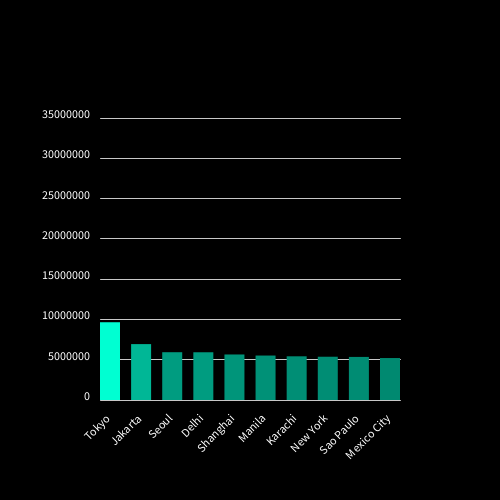
Frame 1 (no input)
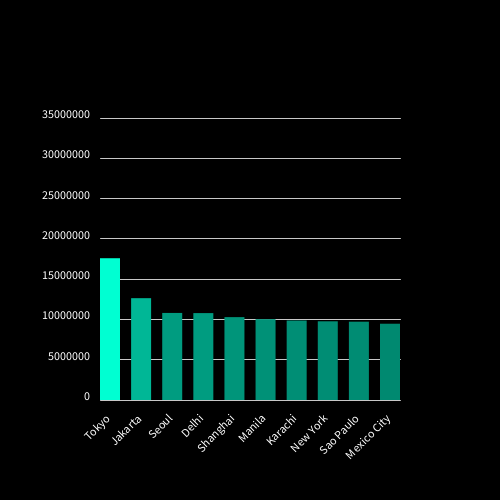
Frame 60 (the mouse pressed at the canvas centre just before this capture)
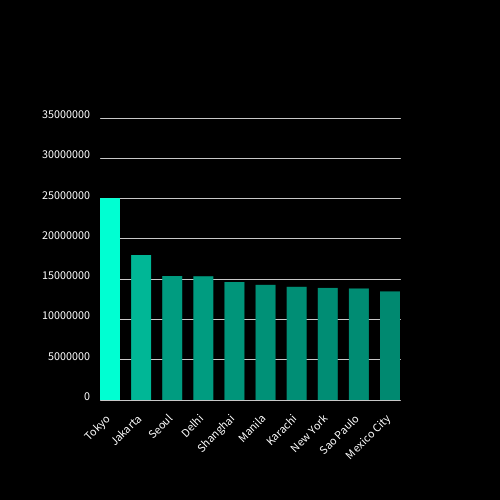
Frame 120 (the mouse held since frame 60 and released just before this capture)

The Processing sketch that drew these frames (run headless with seeded random() and noise(); from frame 60 on, the mouse is pressed at the canvas centre):

// Processing sketch: lesson_09_04_citiesBar_linear_transition
// ── lesson_09_04_citiesBar_linear_transition.pde
int[] population = {37239000, 26746000, 22868000,
                    22826000, 21766000, 21241000,
                    20877000,20673000, 20568000,
                    20032000};

String[] name = {"Tokyo", "Jakarta", "Seoul",
                 "Delhi", "Shanghai", "Manila",
                 "Karachi", "New York", "Sao Paulo",
                 "Mexico City"};

float hMargin = 100;
float vMargin = 100;

void setup(){
  size(500, 500);
  colorMode(HSB);
}

void draw(){
  background(0);

  drawScale();  
  drawBars();
}

void drawScale(){
  for(int i = 0; i < max(population); i += 5000000){
//    println(i);
    float x1, y1, x2, y2;
    x1 = hMargin;
    x2 = width - hMargin;
    y1 = map(i,
             0, max(population),
             height - vMargin, vMargin);
                         
    y2 = y1;
    stroke(200);
    line(x1, y1, x2, y2);
    textAlign(RIGHT);
    fill(255);
    text(i, x1 - 10, y1);
  }  
}

int duration = 5000;

void drawBars(){
  // Drawing my bars
  for(int i = 0; i < population.length; i++){
    float barX, barY, barWidth, barHeight;
    barWidth = 20;
    barHeight = map(population[i],
                    0, max(population),
                    0, height - 2 * vMargin);
    barX = map(i,
               0, population.length - 1,
               0 + hMargin, width - barWidth - hMargin);
    barY = height - vMargin;
    noStroke();
    float brightness = map(population[i],
                           0, max(population),
                           0, 255);
    fill(120, 255, brightness);
    
    if(millis() < duration){
      barHeight = map(duration - millis(), duration, 0, 0, barHeight);
    }
    
    rect(barX, barY, barWidth, -barHeight);
    
    pushMatrix();
      translate(barX + barWidth/2, height - vMargin + 20);
      rotate(radians(-45));
      textAlign(RIGHT);
      fill(255);
      text(name[i], 0, 0);
    popMatrix();    
  }
}
